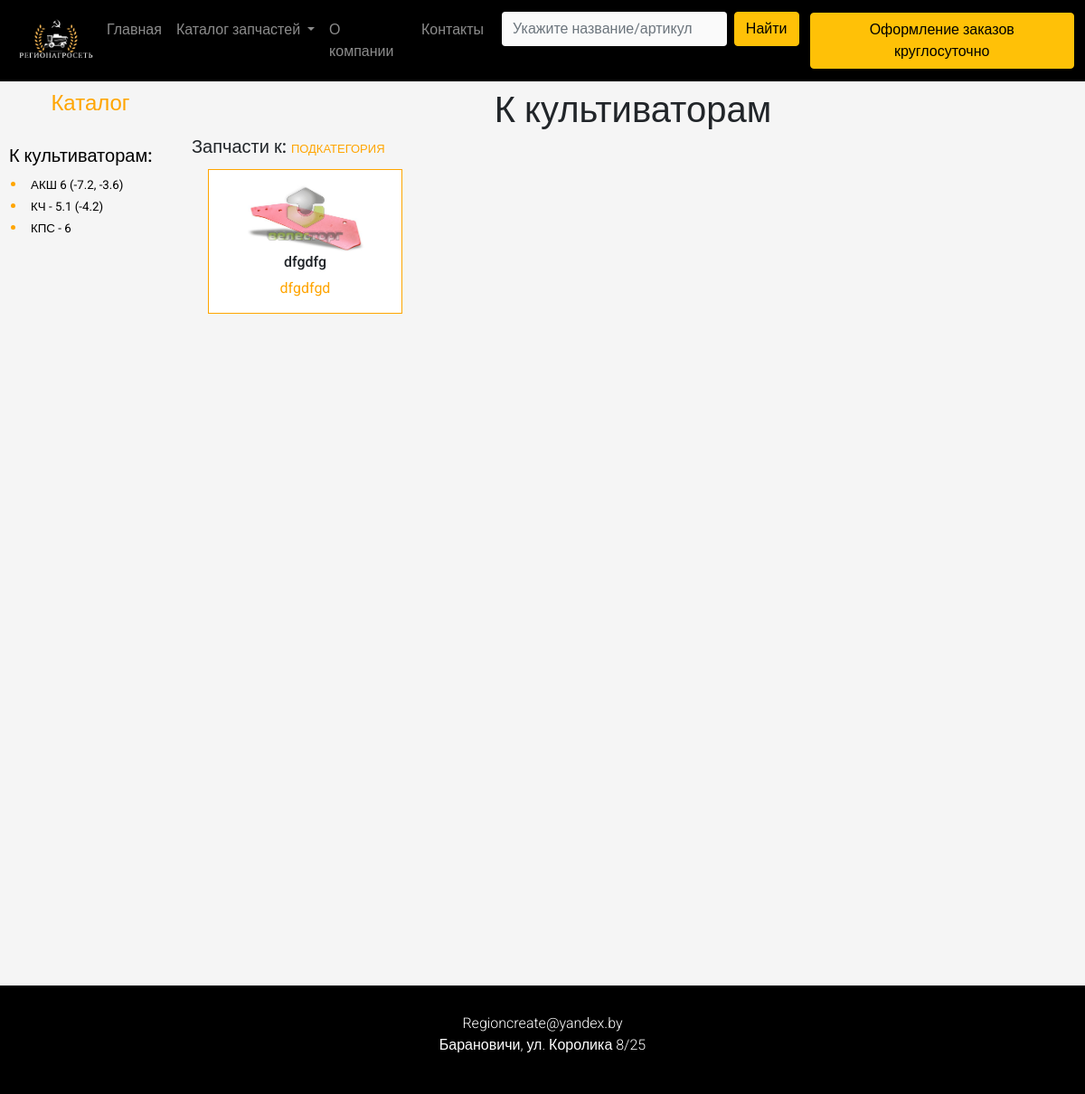
The app's page /k_kultivatoram/, older data.
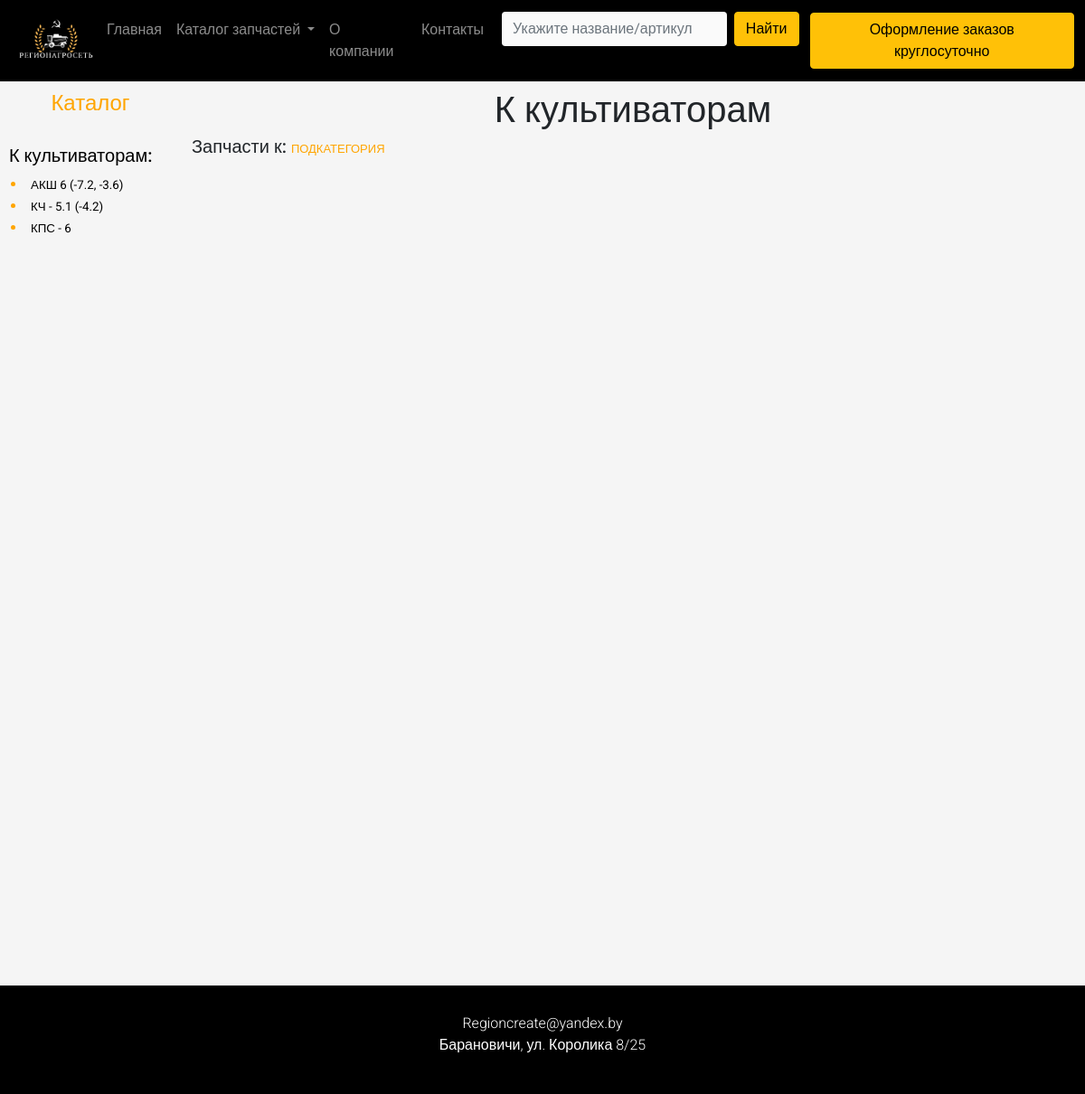
The same page, newer data.
### product/models.py (models this page shows, shortened)
class ProductImage(models.Model):
    product = models.ForeignKey(Product, blank=True, null=True, default=None, on_delete=models.CASCADE)
    image = models.ImageField(upload_to='products_images')
    is_active = models.BooleanField(default=True)
    is_main = models.BooleanField(default=False)
    is_metiz = models.BooleanField(default=False)
    podcategory = models.ForeignKey(ProductExactCategory, blank=True, null=True, default=None, on_delete=models.CASCADE)
    category = models.ForeignKey(ProductCategory, blank=True, null=True, default=None, on_delete=models.CASCADE)
    name = models.CharField(max_length=30, default=None, blank=True, null=True)
    articul = models.CharField(max_length=150, default=None, blank=True, null=True)
    created = models.DateTimeField(auto_now_add=True, auto_now=False)
    updated = models.DateTimeField(auto_now_add=False, auto_now=True)
    class Meta:
        verbose_name = 'Фотография'
        verbose_name_plural = 'Фотографии'

class Product(models.Model):
    name = models.CharField(max_length=100, blank=True, null=True, default=None)
    articul = models.CharField(max_length=30, default=None)
    description = models.TextField(max_length=1000)
    is_active = models.BooleanField(default=True)
    nomera = models.TextField(max_length=500, default=None)
    category = models.ForeignKey(ProductCategory, blank=True, null=True, default=None, on_delete=models.CASCADE)
    podcategory = models.ForeignKey(ProductExactCategory, blank=True, null=True, default=None, on_delete=models.CASCADE)
    created = models.DateTimeField(auto_now_add=True, auto_now=False)
    updated = models.DateTimeField(auto_now_add=False, auto_now=True)
    class Meta:
        verbose_name = 'Товар'
        verbose_name_plural = 'Товары'

### home/views.py (the view)
# urls.py: path('k_kultivatoram/', views.k_kultivatoram, name='К культиватрам'),
def k_kultivatoram(request):
    products_images = ProductImage.objects.filter(is_active=True, category_id=4)
    paginator = Paginator(products_images, 16)
    page_number = request.GET.get('page')
    page_obj = paginator.get_page(page_number)
    if 'page' in request.GET:
        page = request.GET['page']
    else:
        page = 1
    paginator = Paginator(products_images, 16)
    try:
        products_images = paginator.page(page)
    except PageNotAnInteger:
        products_images = paginator.page(1)
    except EmptyPage:
        products_images = paginator.page(paginator.num_pages)
    context = {
        'products_images': products_images,
        'page_obj': page_obj
    }
    return render(request, 'k_kultivatoram.html', context)

### home/templates/k_kultivatoram.html (shortened to what this page needs)
{% extends 'base.html' %}
{% load static %}
{% block page_content %}
<div class="container-fluid back_g_k_plugam ">
    <div class="row">
        <div class="col-lg-2" style="height:auto; background: whitesmoke">
            <div class="row" style="min-height: 60px;">
                <h4 style="text-align: center;padding: 10px;color: orange"> Каталог</h4>
            </div>
            <div class="row">
                <h5 style="padding: 10px;color: black"> К культиваторам: </h5>
                <li class="marker_katalog" style="margin-top: -10px;;color: orange">
                    <a style="text-decoration: none" class="" href="{% url 'АКШ (-7.2, -3,6)' %}">
                        <span style="font-size: smaller;color: black">АКШ 6 (-7.2, -3.6)</span>
                    </a>
                </li>
                <li class="marker_katalog" style=" color: orange">
                    <a style="text-decoration: none" class="" href="{% url 'КЧ - 5.1 (-4,2)' %}">
                        <span style="font-size: smaller;color: black">КЧ - 5.1 (-4.2)</span>
                    </a>
                </li>
                <li class="marker_katalog" style=" color: orange">
                    <a style="text-decoration: none" class="" href="{% url 'КПС - 6' %}">
                        <span style="font-size: smaller;color: black">КПС - 6</span>
                    </a>
                </li>
            </div>
        </div>
        <div class="col-lg-10" style="height: auto;background: whitesmoke">
            <div class="row" style="background: whitesmoke;height: 60px;max-height: 60px">
                <h1 style="text-align: center; padding: 8px;"> К культиваторам</h1>
            </div>
            <div class="row podrazdel">
                <h5> Запчасти к: <span style="color: orange; font-size: small"> ПОДКАТЕГОРИЯ </span></h5>
            </div>
            <div class="row tovar" style="height:auto; max-height: 1000px; background: whitesmoke ">
                {% for product_image in products_images %}
                <div class="col-lg-3" style="height: border-box; padding: 5px;">
                    <div class="product_item">
                        <a href="{% url 'товар' product_image.product.id  %}">
                            <div>
                                <img src="{{product_image.image.url}}" style="width: 150px;height: 100px;"
                                     class="img-responsive">
                            </div>
                        </a>
                        <h6 style="margin-top: -8px">{{product_image.product.name}} </h6>
                        <p style="color: orange">
                            {{product_image.product.articul}}
                        </p>
                    </div>
                </div>
                {% endfor %}
            </div>
        </div>
    </div>
</div>
{% endblock %}

Row changes from the older to the newer data that the page shows:
no longer on this page (row edited): ProductImage: image (picture), product.name "dfgdfg", product.articul "dfgdfgd"
